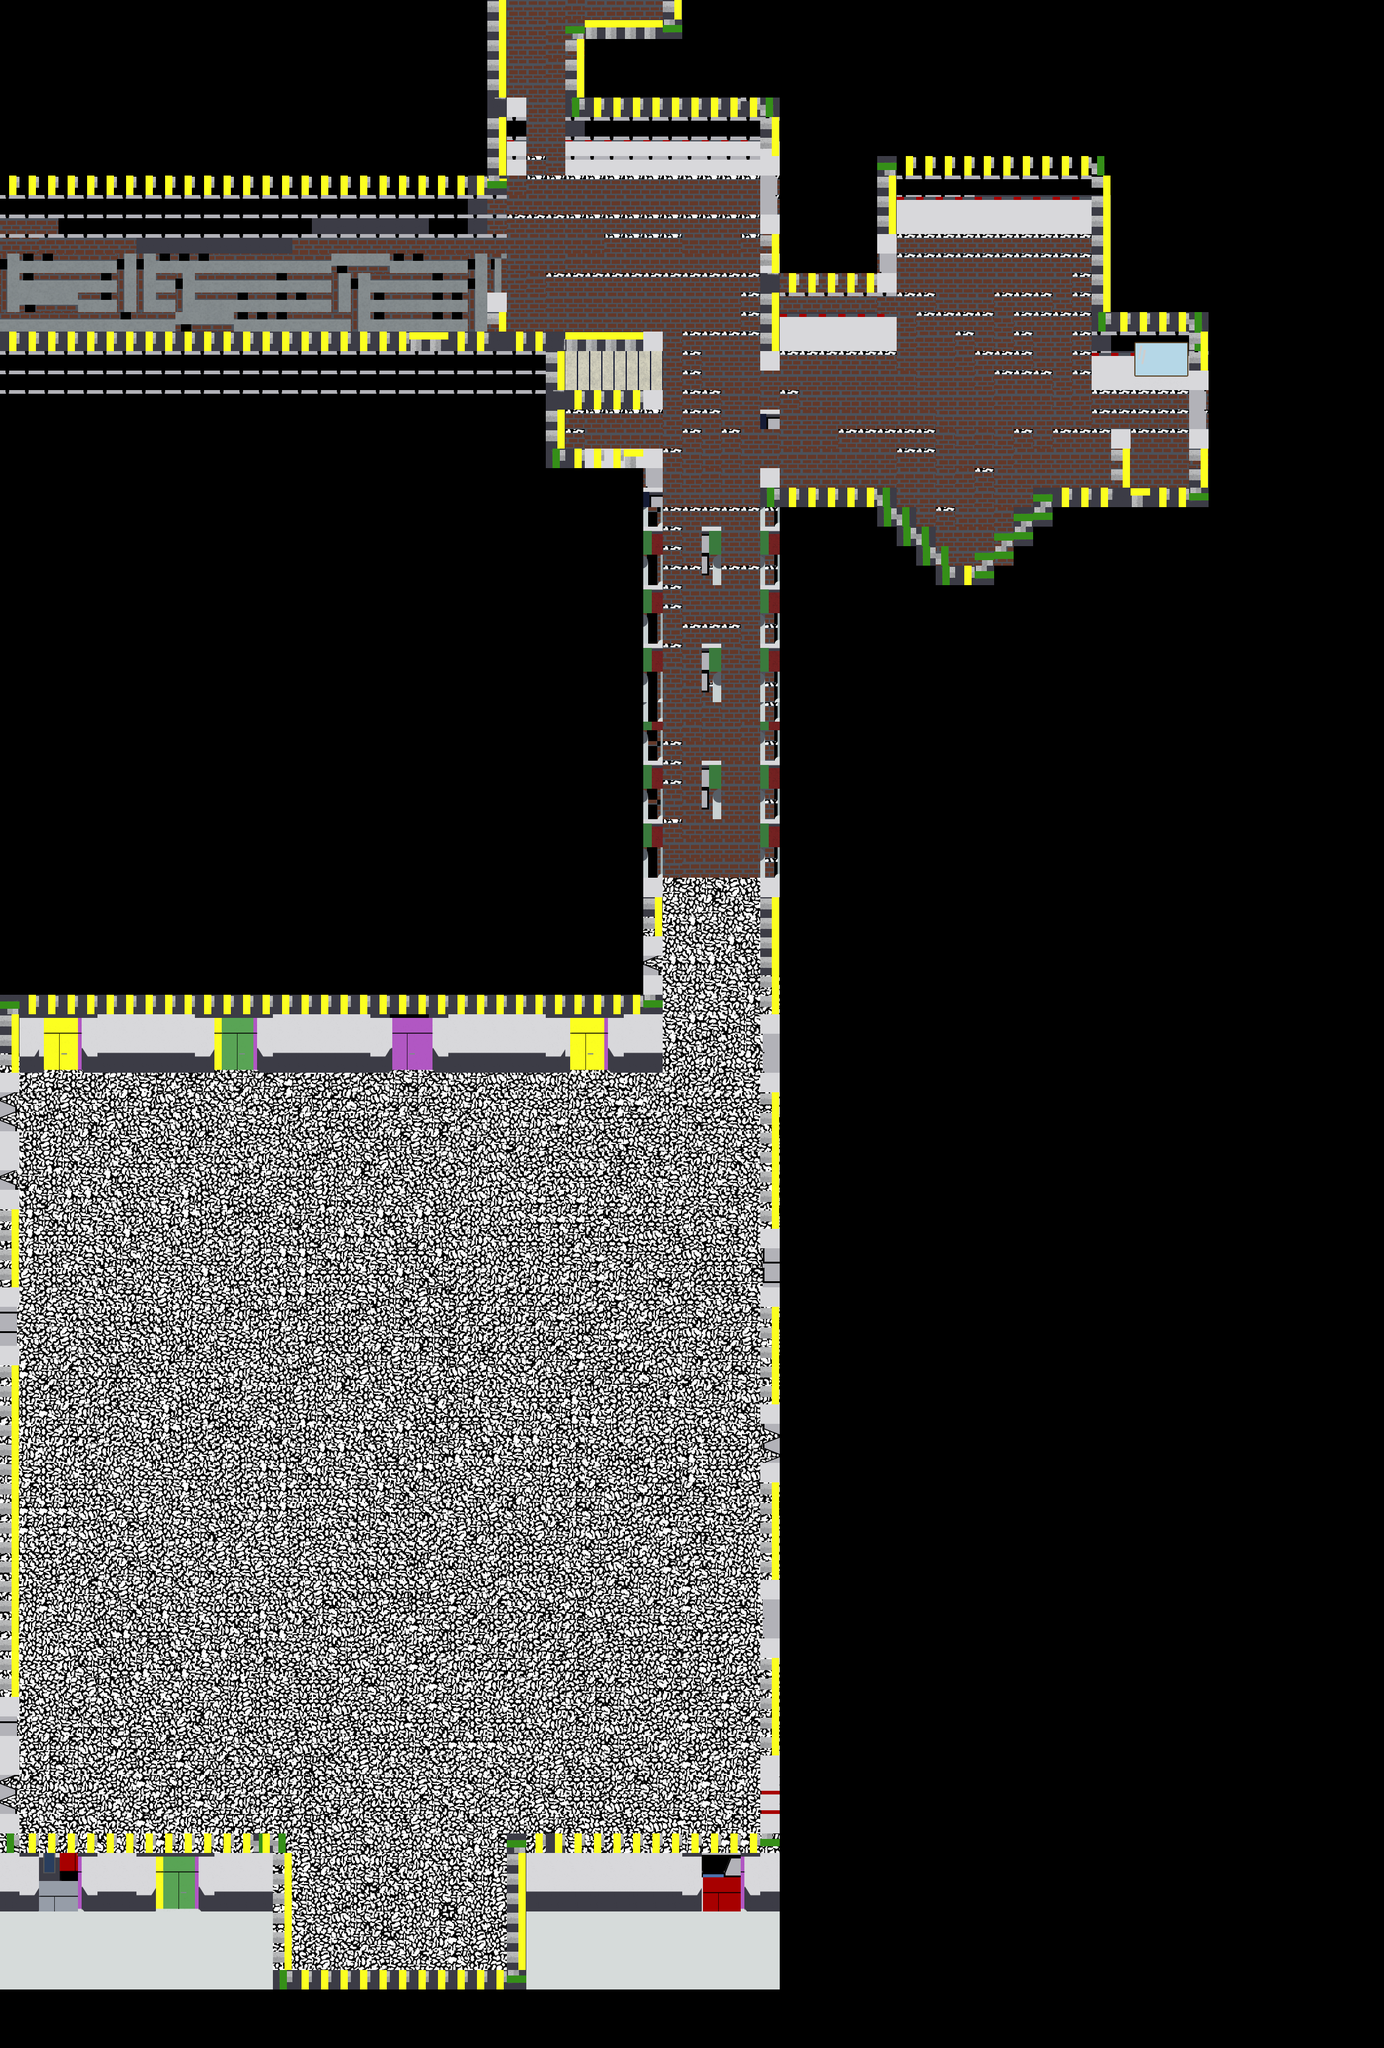

This game map was drawn from its Tiled (.tmx) file and the tilesets committed beside it. A one-line description and the trimmed map source follow:
An orthogonal 71x105 tile map with 32x32 px tiles, 20 tile layers (wall, b112, 112, b114, ...), 4 tilesets.

<map version="1.4" tiledversion="1.4.3" orientation="orthogonal" renderorder="right-down" width="71" height="105" tilewidth="32" tileheight="32" infinite="0" nextlayerid="23" nextobjectid="1">
 <editorsettings>
  <export target="Aula.json" format="json" />
 </editorsettings>
 <tileset firstgid="1" name="boden" tilewidth="32" tileheight="32" tilecount="28" columns="4">
  <image source="Tilesets/boden.png" width="128" height="224" />
 </tileset>
 <tileset firstgid="29" name="wand" tilewidth="32" tileheight="32" tilecount="208" columns="8">
  <image source="Tilesets/wand.png" width="256" height="832" />
  <tile id="22">
   <properties>
    <property name="collides" type="bool" value="true" />
   </properties>
  </tile>
  <tile id="23">
   <properties>
    <property name="collides" type="bool" value="true" />
   </properties>
  </tile>
  <tile id="40">
   <properties>
    <property name="collides" type="bool" value="true" />
   </properties>
  </tile>
  <tile id="43">
   <properties>
    <property name="collides" type="bool" value="true" />
   </properties>
  </tile>
  <tile id="191">
   <properties>
    <property name="collides" type="bool" value="true" />
   </properties>
  </tile>
  <tile id="199">
   <properties>
    <property name="collides" type="bool" value="true" />
   </properties>
  </tile>
  <tile id="206">
   <properties>
    <property name="collides" type="bool" value="true" />
   </properties>
  </tile>
  <tile id="207">
   <properties>
    <property name="collides" type="bool" value="true" />
   </properties>
  </tile>
 </tileset>
 <tileset firstgid="237" name="Boden_Klassenzimmer" tilewidth="32" tileheight="32" tilecount="1" columns="1">
  <image source="Boden_Klassenzimmer.png" width="32" height="32" />
 </tileset>
 <tileset firstgid="238" name="treppe_neubau" tilewidth="32" tileheight="32" tilecount="10" columns="5">
  <image source="Tilesets/treppe_neubau.png" width="160" height="64" />
 </tileset>
 <layer id="3" name="wall" width="71" height="105">
  <data>[7455 cells, 477 non-empty, 2 distinct tile ids]</data>
 </layer>
 <layer id="19" name="b112" width="71" height="105">
  <properties>
   <property name="startLayer" type="bool" value="true" />
  </properties>
  <data>[7455 cells, 4 non-empty, 1 distinct tile ids]</data>
 </layer>
 <layer id="8" name="112" width="71" height="105">
  <properties>
   <property name="exitUrl" value="../master/112.json" />
  </properties>
  <data>[7455 cells, 4 non-empty, 1 distinct tile ids]</data>
 </layer>
 <layer id="18" name="b114" width="71" height="105">
  <properties>
   <property name="startLayer" type="bool" value="true" />
  </properties>
  <data>[7455 cells, 4 non-empty, 1 distinct tile ids]</data>
 </layer>
 <layer id="13" name="114" width="71" height="105">
  <properties>
   <property name="exitUrl" value="../master/114.json" />
  </properties>
  <data>[7455 cells, 2 non-empty, 1 distinct tile ids]</data>
 </layer>
 <layer id="17" name="b111" width="71" height="105">
  <properties>
   <property name="startLayer" type="bool" value="true" />
  </properties>
  <data>[7455 cells, 4 non-empty, 1 distinct tile ids]</data>
 </layer>
 <layer id="9" name="111" width="71" height="105">
  <properties>
   <property name="exitUrl" value="../master/111.json" />
  </properties>
  <data>[7455 cells, 4 non-empty, 1 distinct tile ids]</data>
 </layer>
 <layer id="16" name="b116" width="71" height="105">
  <properties>
   <property name="startLayer" type="bool" value="true" />
  </properties>
  <data>[7455 cells, 4 non-empty, 1 distinct tile ids]</data>
 </layer>
 <layer id="10" name="116" width="71" height="105">
  <properties>
   <property name="exitUrl" value="../master/116.json" />
  </properties>
  <data>[7455 cells, 2 non-empty, 1 distinct tile ids]</data>
 </layer>
 <layer id="15" name="b110" width="71" height="105">
  <properties>
   <property name="startLayer" type="bool" value="true" />
  </properties>
  <data>[7455 cells, 4 non-empty, 1 distinct tile ids]</data>
 </layer>
 <layer id="11" name="110" width="71" height="105">
  <properties>
   <property name="exitUrl" value="../master/110.json" />
  </properties>
  <data>[7455 cells, 4 non-empty, 1 distinct tile ids]</data>
 </layer>
 <layer id="14" name="b115" width="71" height="105">
  <properties>
   <property name="startLayer" type="bool" value="true" />
  </properties>
  <data>[7455 cells, 4 non-empty, 1 distinct tile ids]</data>
 </layer>
 <layer id="12" name="115" width="71" height="105">
  <properties>
   <property name="exitUrl" value="../master/115.json" />
  </properties>
  <data>[7455 cells, 2 non-empty, 1 distinct tile ids]</data>
 </layer>
 <layer id="5" name="start" width="71" height="105">
  <data>[7455 cells, 77 non-empty, 4 distinct tile ids]</data>
 </layer>
 <layer id="1" name="Kachelebene 1" width="71" height="105">
  <data>[7455 cells, 2305 non-empty, 30 distinct tile ids]</data>
 </layer>
 <layer id="22" name="treppe" width="71" height="105">
  <data>[7455 cells, 10 non-empty, 10 distinct tile ids]</data>
 </layer>
 <layer id="21" name="overboden" width="71" height="105">
  <data>[7455 cells, 317 non-empty, 5 distinct tile ids]</data>
 </layer>
 <layer id="20" name="unterwand" width="71" height="105">
  <data>[7455 cells, 73 non-empty, 7 distinct tile ids]</data>
 </layer>
 <layer id="2" name="wand" width="71" height="105">
  <data>[7455 cells, 858 non-empty, 69 distinct tile ids]</data>
 </layer>
 <objectgroup id="6" name="floorLayer" />
 <layer id="4" name="overlay" width="71" height="105">
  <data>[7455 cells, 87 non-empty, 29 distinct tile ids]</data>
 </layer>
</map>